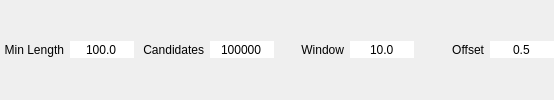
       <widget class="QWidget" name="detect_loop_wid" native="true">
        <property name="enabled">
         <bool>true</bool>
        </property>
        <layout class="QHBoxLayout" name="horizontalLayout_2">
         <property name="leftMargin">
          <number>0</number>
         </property>
         <property name="topMargin">
          <number>0</number>
         </property>
         <property name="rightMargin">
          <number>0</number>
         </property>
         <property name="bottomMargin">
          <number>0</number>
         </property>
         <item>
          <widget class="QLabel" name="loop_min_length_l">
           <property name="minimumSize">
            <size>
             <width>64</width>
             <height>0</height>
            </size>
           </property>
           <property name="text">
            <string>Min Length</string>
           </property>
           <property name="alignment">
            <set>Qt::AlignRight|Qt::AlignTrailing|Qt::AlignVCenter</set>
           </property>
          </widget>
         </item>
         <item>
          <widget class="QDoubleSpinBox" name="loop_min_length_dsb">
           <property name="sizePolicy">
            <sizepolicy hsizetype="Expanding" vsizetype="Fixed">
             <horstretch>0</horstretch>
             <verstretch>0</verstretch>
            </sizepolicy>
           </property>
           <property name="minimumSize">
            <size>
             <width>64</width>
             <height>0</height>
            </size>
           </property>
           <property name="toolTip">
            <string>MINIMUM loop length in ms
NOTE: if the search can find a loop which is better but much longer it will favor it</string>
           </property>
           <property name="frame">
            <bool>false</bool>
           </property>
           <property name="alignment">
            <set>Qt::AlignCenter</set>
           </property>
           <property name="buttonSymbols">
            <enum>QAbstractSpinBox::NoButtons</enum>
           </property>
           <property name="decimals">
            <number>1</number>
           </property>
           <property name="minimum">
            <double>0.000000000000000</double>
           </property>
           <property name="maximum">
            <double>60000.000000000000000</double>
           </property>
           <property name="value">
            <double>100.000000000000000</double>
           </property>
          </widget>
         </item>
         <item>
          <widget class="QLabel" name="cues_l">
           <property name="minimumSize">
            <size>
             <width>64</width>
             <height>0</height>
            </size>
           </property>
           <property name="text">
            <string>Candidates</string>
           </property>
           <property name="alignment">
            <set>Qt::AlignRight|Qt::AlignTrailing|Qt::AlignVCenter</set>
           </property>
          </widget>
         </item>
         <item>
          <widget class="QSpinBox" name="cues_sb">
           <property name="sizePolicy">
            <sizepolicy hsizetype="Expanding" vsizetype="Fixed">
             <horstretch>0</horstretch>
             <verstretch>0</verstretch>
            </sizepolicy>
           </property>
           <property name="minimumSize">
            <size>
             <width>64</width>
             <height>0</height>
            </size>
           </property>
           <property name="toolTip">
            <string>Maximum number of cue combinations used to perform the loop search
The bigger the longer</string>
           </property>
           <property name="frame">
            <bool>false</bool>
           </property>
           <property name="alignment">
            <set>Qt::AlignCenter</set>
           </property>
           <property name="buttonSymbols">
            <enum>QAbstractSpinBox::NoButtons</enum>
           </property>
           <property name="minimum">
            <number>90000</number>
           </property>
           <property name="maximum">
            <number>4000000</number>
           </property>
           <property name="singleStep">
            <number>1</number>
           </property>
           <property name="value">
            <number>640000</number>
           </property>
          </widget>
         </item>
         <item>
          <widget class="QLabel" name="loop_window_l">
           <property name="minimumSize">
            <size>
             <width>64</width>
             <height>0</height>
            </size>
           </property>
           <property name="text">
            <string>Window</string>
           </property>
           <property name="alignment">
            <set>Qt::AlignRight|Qt::AlignTrailing|Qt::AlignVCenter</set>
           </property>
          </widget>
         </item>
         <item>
          <widget class="QDoubleSpinBox" name="loop_window_dsb">
           <property name="sizePolicy">
            <sizepolicy hsizetype="Expanding" vsizetype="Fixed">
             <horstretch>0</horstretch>
             <verstretch>0</verstretch>
            </sizepolicy>
           </property>
           <property name="minimumSize">
            <size>
             <width>64</width>
             <height>0</height>
            </size>
           </property>
           <property name="toolTip">
            <string>Loop search window size in ms

A larger window can be better for low frequency content but is longer to search
For high notes or high frequency content, try to reduce value below 10ms</string>
           </property>
           <property name="frame">
            <bool>false</bool>
           </property>
           <property name="alignment">
            <set>Qt::AlignCenter</set>
           </property>
           <property name="buttonSymbols">
            <enum>QAbstractSpinBox::NoButtons</enum>
           </property>
           <property name="decimals">
            <number>1</number>
           </property>
           <property name="minimum">
            <double>0.000000000000000</double>
           </property>
           <property name="maximum">
            <double>2000.000000000000000</double>
           </property>
           <property name="value">
            <double>10.000000000000000</double>
           </property>
          </widget>
         </item>
         <item>
          <widget class="QLabel" name="window_offset_l">
           <property name="minimumSize">
            <size>
             <width>64</width>
             <height>0</height>
            </size>
           </property>
           <property name="text">
            <string>Offset</string>
           </property>
           <property name="alignment">
            <set>Qt::AlignRight|Qt::AlignTrailing|Qt::AlignVCenter</set>
           </property>
          </widget>
         </item>
         <item>
          <widget class="QDoubleSpinBox" name="window_offset_dsb">
           <property name="minimumSize">
            <size>
             <width>64</width>
             <height>0</height>
            </size>
           </property>
           <property name="toolTip">
            <string>0	backward, allow loop end very close to end of sample
0.5	centered (Default) 
1	forward, allow loop start very close to start of sample</string>
           </property>
           <property name="frame">
            <bool>false</bool>
           </property>
           <property name="alignment">
            <set>Qt::AlignCenter</set>
           </property>
           <property name="buttonSymbols">
            <enum>QAbstractSpinBox::NoButtons</enum>
           </property>
           <property name="decimals">
            <number>1</number>
           </property>
           <property name="minimum">
            <double>0.000000000000000</double>
           </property>
           <property name="maximum">
            <double>1.000000000000000</double>
           </property>
           <property name="singleStep">
            <double>0.010000000000000</double>
           </property>
           <property name="value">
            <double>0.500000000000000</double>
           </property>
          </widget>
         </item>
        </layout>
       </widget>
